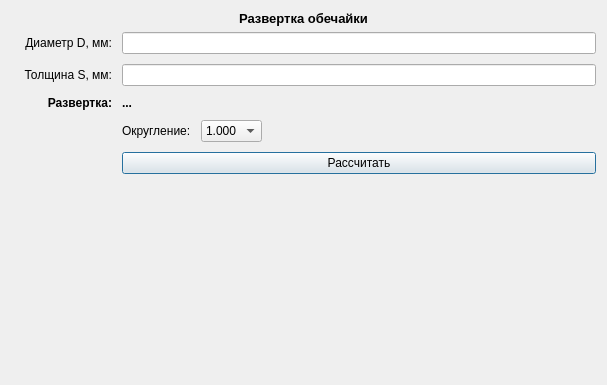
<?xml version="1.0" encoding="UTF-8"?>
<ui version="4.0">
 <class>Form</class>
 <widget class="QWidget" name="Form">
  <property name="geometry">
   <rect>
    <x>0</x>
    <y>0</y>
    <width>607</width>
    <height>385</height>
   </rect>
  </property>
  <property name="windowTitle">
   <string>Form</string>
  </property>
  <layout class="QGridLayout" name="gridLayout_2">
   <item row="1" column="0" colspan="2">
    <widget class="QLabel" name="label">
     <property name="enabled">
      <bool>true</bool>
     </property>
     <property name="font">
      <font>
       <pointsize>10</pointsize>
       <weight>75</weight>
       <bold>true</bold>
      </font>
     </property>
     <property name="layoutDirection">
      <enum>Qt::LeftToRight</enum>
     </property>
     <property name="text">
      <string>Развертка обечайки</string>
     </property>
     <property name="alignment">
      <set>Qt::AlignCenter</set>
     </property>
     <property name="margin">
      <number>3</number>
     </property>
    </widget>
   </item>
   <item row="4" column="0">
    <widget class="QLabel" name="Images">
     <property name="text">
      <string/>
     </property>
     <property name="pixmap">
      <pixmap>../../engineer_helper_appqt/data/images/images_vesseles/shell.png</pixmap>
     </property>
    </widget>
   </item>
   <item row="5" column="1">
    <spacer name="verticalSpacer">
     <property name="orientation">
      <enum>Qt::Vertical</enum>
     </property>
     <property name="sizeHint" stdset="0">
      <size>
       <width>20</width>
       <height>40</height>
      </size>
     </property>
    </spacer>
   </item>
   <item row="4" column="1">
    <layout class="QGridLayout" name="gridLayout">
     <property name="spacing">
      <number>10</number>
     </property>
     <item row="3" column="1">
      <widget class="QLabel" name="label_5">
       <property name="font">
        <font>
         <pointsize>9</pointsize>
         <weight>75</weight>
         <bold>true</bold>
        </font>
       </property>
       <property name="text">
        <string>Развертка:</string>
       </property>
       <property name="alignment">
        <set>Qt::AlignRight|Qt::AlignTrailing|Qt::AlignVCenter</set>
       </property>
      </widget>
     </item>
     <item row="3" column="2">
      <widget class="QLabel" name="result_field">
       <property name="font">
        <font>
         <pointsize>9</pointsize>
         <weight>75</weight>
         <bold>true</bold>
        </font>
       </property>
       <property name="text">
        <string>...</string>
       </property>
      </widget>
     </item>
     <item row="0" column="1">
      <widget class="QLabel" name="label_2">
       <property name="text">
        <string>Диаметр D, мм:</string>
       </property>
       <property name="alignment">
        <set>Qt::AlignRight|Qt::AlignTrailing|Qt::AlignVCenter</set>
       </property>
      </widget>
     </item>
     <item row="2" column="2">
      <widget class="QLineEdit" name="input_field_s"/>
     </item>
     <item row="0" column="2">
      <widget class="QLineEdit" name="input_field_d"/>
     </item>
     <item row="2" column="1">
      <widget class="QLabel" name="label_3">
       <property name="text">
        <string>Толщина S, мм:</string>
       </property>
       <property name="alignment">
        <set>Qt::AlignRight|Qt::AlignTrailing|Qt::AlignVCenter</set>
       </property>
      </widget>
     </item>
     <item row="4" column="2">
      <layout class="QHBoxLayout" name="horizontalLayout_3">
       <item>
        <widget class="QLabel" name="label_6">
         <property name="text">
          <string>Округление:</string>
         </property>
        </widget>
       </item>
       <item>
        <widget class="QComboBox" name="selection_rounding">
         <item>
          <property name="text">
           <string>1.000</string>
          </property>
         </item>
         <item>
          <property name="text">
           <string>1.00</string>
          </property>
         </item>
         <item>
          <property name="text">
           <string>1.0</string>
          </property>
         </item>
         <item>
          <property name="text">
           <string>1</string>
          </property>
         </item>
        </widget>
       </item>
       <item>
        <spacer name="horizontal_spacer_2">
         <property name="orientation">
          <enum>Qt::Horizontal</enum>
         </property>
         <property name="sizeHint" stdset="0">
          <size>
           <width>20</width>
           <height>20</height>
          </size>
         </property>
        </spacer>
       </item>
      </layout>
     </item>
     <item row="5" column="2">
      <widget class="QPushButton" name="button_calculate">
       <property name="text">
        <string>Рассчитать</string>
       </property>
       <property name="autoDefault">
        <bool>true</bool>
       </property>
       <property name="default">
        <bool>true</bool>
       </property>
      </widget>
     </item>
     <item row="6" column="2">
      <spacer name="verticalSpacer_2">
       <property name="orientation">
        <enum>Qt::Vertical</enum>
       </property>
       <property name="sizeHint" stdset="0">
        <size>
         <width>20</width>
         <height>40</height>
        </size>
       </property>
      </spacer>
     </item>
    </layout>
   </item>
  </layout>
 </widget>
 <tabstops>
  <tabstop>input_field_d</tabstop>
  <tabstop>input_field_s</tabstop>
  <tabstop>selection_rounding</tabstop>
 </tabstops>
 <resources/>
 <connections/>
</ui>
